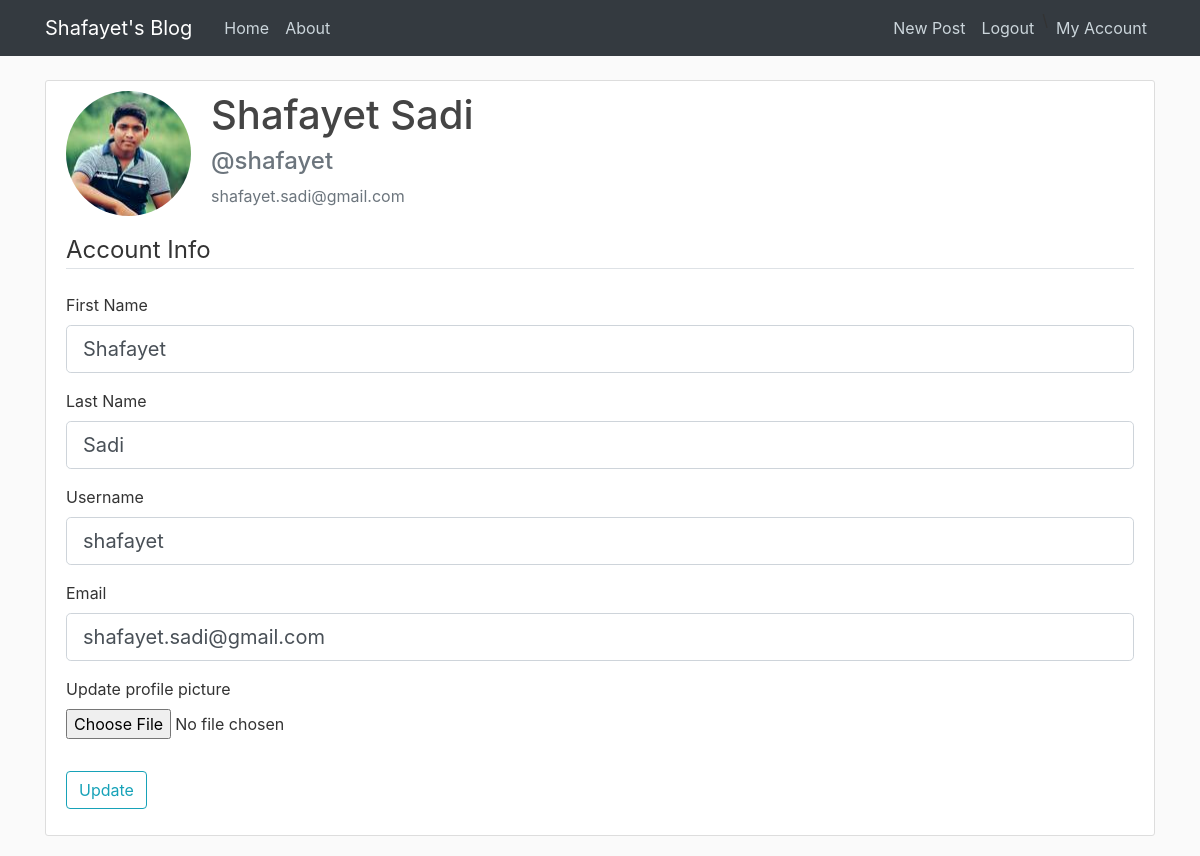
Page /account (signed in) on the committed database.
### flask_app/models.py (models this page shows, shortened)
class User(db.Model, UserMixin):
    id = db.Column(db.Integer, primary_key=True)
    first_name = db.Column(db.String(50), nullable=False)
    last_name = db.Column(db.String(50), nullable=False)
    user_name = db.Column(db.String(20), unique=True, nullable=False)
    email = db.Column(db.String(120), unique=True, nullable=False)
    image_file = db.Column(db.String(20), nullable=False, default='defult.jpg')
    password = db.Column(db.String(60), nullable=False)
    post = db.relationship('Post', backref='author', lazy=True)

### flask_app/routes.py (the view)
@app.route("/account", methods=['GET', 'POST'])
@login_required
def account():
    form = UpdateAccount()
    if form.validate_on_submit():
        if form.picture.data:
            picture_file = save_picture(form.picture.data)
            current_user.image_file = picture_file
        current_user.first_name = form.first_name.data
        current_user.last_name = form.last_name.data
        current_user.user_name = form.user_name.data
        current_user.email = form.email.data
        db.session.commit()
        flash('Your account has been updated!', "success")
        return redirect(url_for('account'))
    elif request.method == 'GET':
        form.first_name.data = current_user.first_name
        form.last_name.data = current_user.last_name
        form.user_name.data = current_user.user_name
        form.email.data = current_user.email
    image_file = url_for('static', filename='profile_pics/' + current_user.image_file)
    return render_template('account.html', title='Account Page', image_file=image_file, form=form)

### flask_app/forms.py (shortened to what this page needs)
class UpdateAccount(FlaskForm):
    first_name = StringField('First Name',
                            validators=[DataRequired(), Length(min=3, max=50)])
    last_name = StringField('Last Name',
                            validators=[DataRequired(), Length(min=3, max=50)])
    user_name = StringField('Username',
                            validators=[DataRequired(), Length(min=4, max=20)])
    email = StringField('Email',
                            validators=[DataRequired(), Email()])
    picture = FileField('Update profile picture', validators=[FileAllowed(['jpg', 'png'])])
    submit = SubmitField('Update')

### flask_app/models.py (called while the page is built)
@login_manager.user_loader
def load_user(user_id):
    return User.query.get(int(user_id))

### flask_app/templates/account.html (shortened to what this page needs)
{% extends "layout.html" %}
{% block content %}
<div class="content-section">
    <div class="media">
        <img class="rounded-circle account-img" src="{{ image_file }}">
        <div class="media-body">
            <h2 class="account-heading">{{ current_user.first_name }} {{ current_user.last_name }}</h2>
            <h4 class="text-secondary">@{{ current_user.user_name }}</h4>
            <p class="text-secondary">{{ current_user.email }}</p>
        </div>
    </div>
    <form method="POST" action="" enctype="multipart/form-data">
        <fieldset class="form-group">
            <legend class="border-bottom mb-4">Account Info</legend>
            <div class="form-group">
                {{ form.first_name.label(class="form-control-label") }}
                {% if form.first_name.errors %}
                    {{ form.first_name(class="form-control form-control-lg is-invalid") }}
                    <div class="invalid-feedback">
                        {% for error in form.first_name.errors %}
                            <span> {{ error }}</span>
                        {% endfor %}
                    </div>
                {% else %}
                    {{ form.first_name(class="form-control form-control-lg") }}
                {% endif %}
            </div>
            <div class="form-group">
                {{ form.last_name.label(class="form-control-label") }}
                {% if form.last_name.errors %}
                    {{ form.last_name(class="form-control form-control-lg is-invalid") }}
                    <div class="invalid-feedback">
                        {% for error in form.last_name.errors %}
                            <span> {{ error }}</span>
                        {% endfor %}
                    </div>
                {% else %}
                    {{ form.last_name(class="form-control form-control-lg") }}
                {% endif %}
            </div>
            <div class="form-group">
                {{ form.user_name.label(class="form-control-label") }}
                {% if form.user_name.errors %}
                    {{ form.user_name(class="form-control form-control-lg is-invalid") }}
                    <div class="invalid-feedback">
                        {% for error in form.user_name.errors %}
                            <span> {{ error }}</span>
                        {% endfor %}
                    </div>
                {% else %}
                    {{ form.user_name(class="form-control form-control-lg") }}
                {% endif %}
            </div>
            <div class="form-group">
                {{ form.email.label(class="form-control-label") }}
                {% if form.email.errors %}
                    {{ form.email(class="form-control form-control-lg is-invalid") }}
                    <div class="invalid-feedback">
                        {% for error in form.email.errors %}
                            <span> {{ error }}</span>
                        {% endfor %}
                    </div>
                {% else %}
                    {{ form.email(class="form-control form-control-lg") }}
                {% endif %}
            </div>
            <div class="form-group">
                {{ form.picture.label() }}
                {{ form.picture(class="form-control-file") }}
            </div>
        </fieldset>
        <div class="form-group">
            {{ form.submit(class="btn btn-outline-info")}}
        </div>
    </form>
</div>
{% endblock content %}

### flask_app/static/main.css (style rules this page uses)
body { background: #fafafa; color: #333333; margin-top: 5rem; }
h1, h2, h3, h4, h5, h6 { color: #444444; }
.content-section { background: #ffffff; padding: 10px 20px; border: 1px solid #dddddd; border-radius: 3px; margin-bottom: 20px; }
.account-img { height: 125px; width: 125px; margin-right: 20px; margin-bottom: 16px; }
.account-heading { font-size: 2.5rem; }

### rows in the picture
User: first_name "Shafayet", last_name "Sadi", user_name "shafayet", email "shafayet.sadi@gmail.com"
